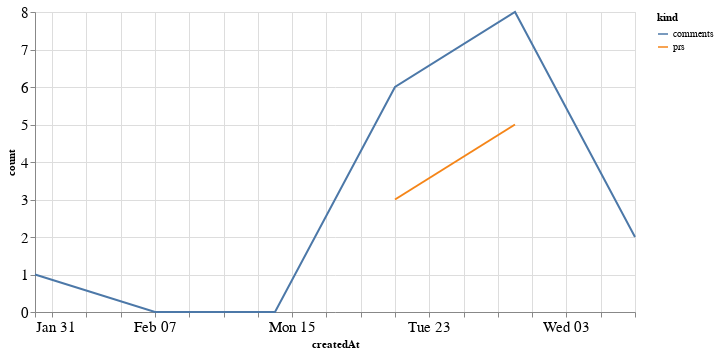

This figure's notebook cell:
### Code cell
alt.Chart(total_time, width=600).mark_line().encode(
    x='createdAt',
    y='count',
    color='kind'
)

### Figure 1 — Vega-Lite specification as saved in the notebook (floating-point values rounded to 4 significant figures)
{"config": {"axisLeft": {"labelFontSize": 15}, "axisBottom": {"labelFontSize": 15}}, "data": {"name": "data-204241a5d70f3d7e0cb198ca2cd343e4"}, "mark": "line", "encoding": {"color": {"type": "nominal", "field": "kind"}, "x": {"type": "temporal", "field": "createdAt"}, "y": {"type": "quantitative", "field": "count"}}, "width": 600, "$schema": "https://vega.github.io/schema/vega-lite/v4.8.1.json", "datasets": {"data-204241a5d70f3d7e0cb198ca2cd343e4": [{"createdAt": "2021-02-21T00:00:00", "kind": "prs", "count": 3.0}, {"createdAt": "2021-02-28T00:00:00", "kind": "prs", "count": 5.0}, {"createdAt": "2021-01-31T00:00:00", "kind": "prs", "count": null}, {"createdAt": "2021-02-07T00:00:00", "kind": "prs", "count": null}, {"createdAt": "2021-02-14T00:00:00", "kind": "prs", "count": null}, {"createdAt": "2021-03-07T00:00:00", "kind": "prs", "count": null}, {"createdAt": "2021-02-21T00:00:00", "kind": "comments", "count": 6.0}, {"createdAt": "2021-02-28T00:00:00", "kind": "comments", "count": 8.0}, {"createdAt": "2021-01-31T00:00:00", "kind": "comments", "count": 1.0}, {"createdAt": "2021-02-07T00:00:00", "kind": "comments", "count": 0.0}, {"createdAt": "2021-02-14T00:00:00", "kind": "comments", "count": 0.0}, {"createdAt": "2021-03-07T00:00:00", "kind": "comments", "count": 2.0}]}}
